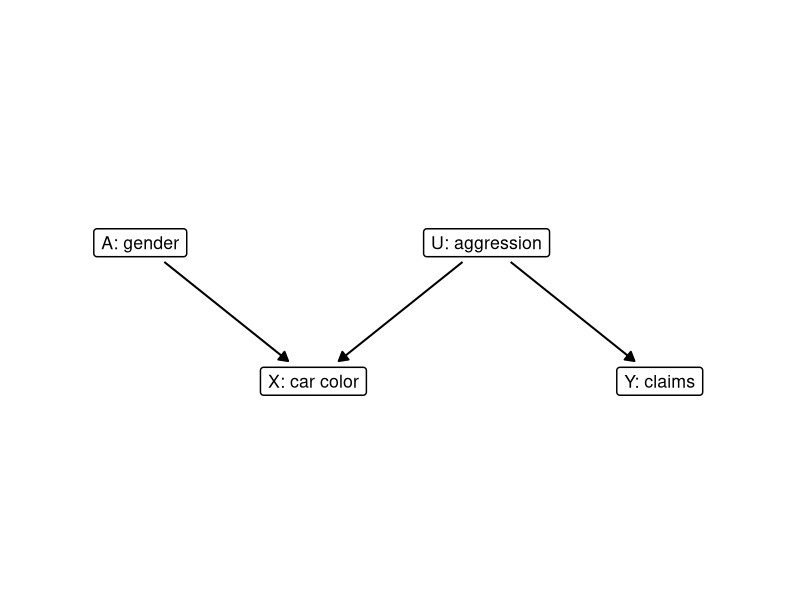
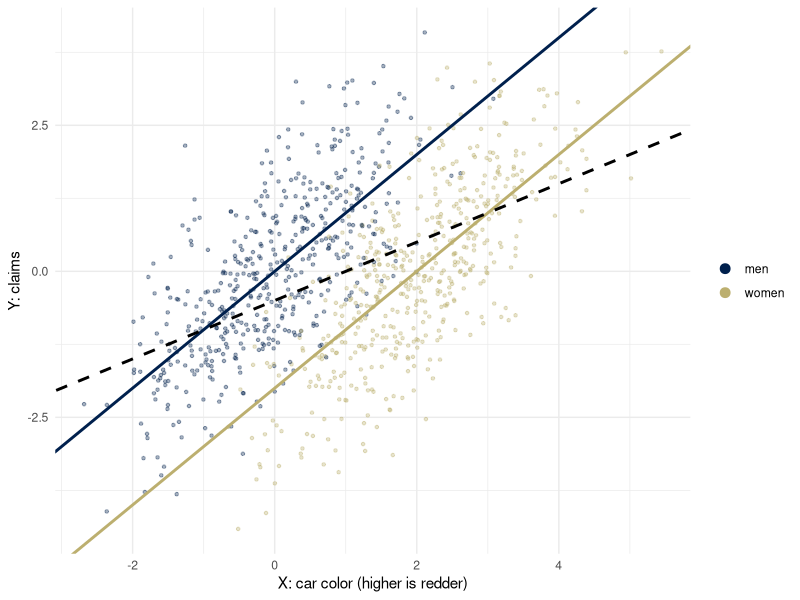
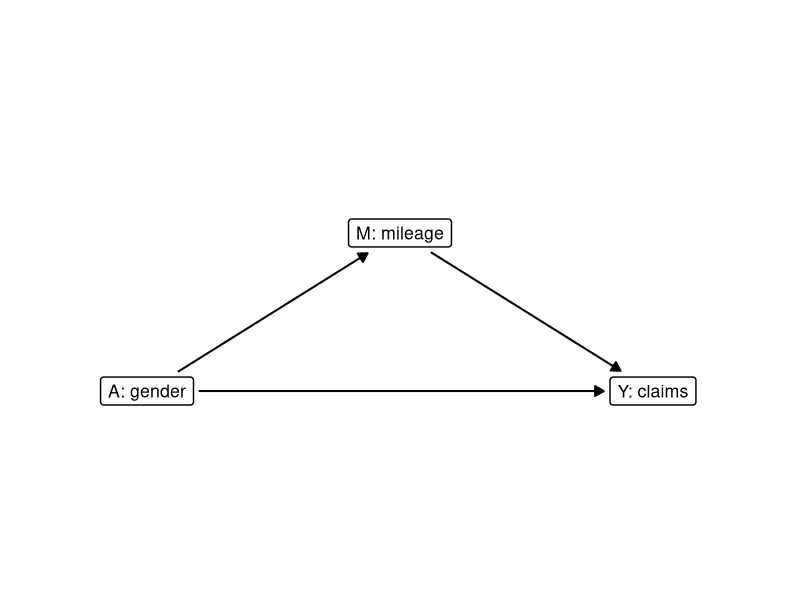
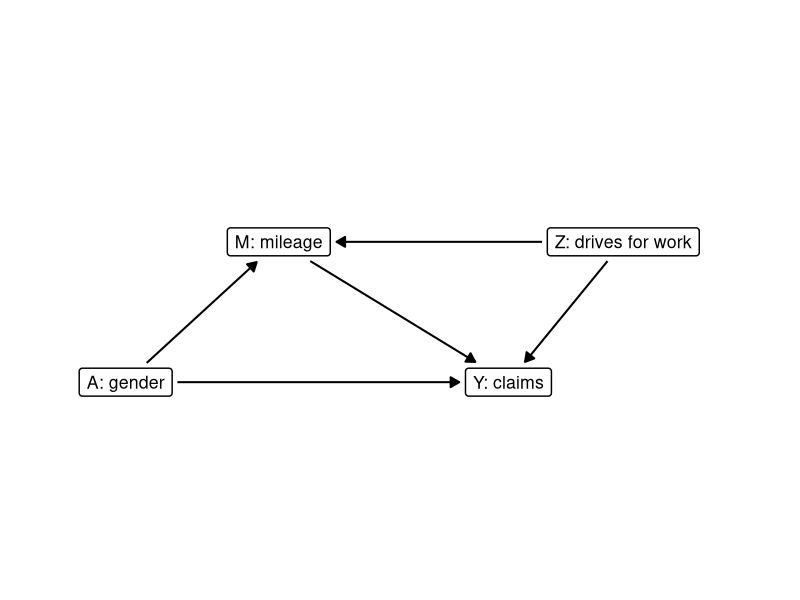
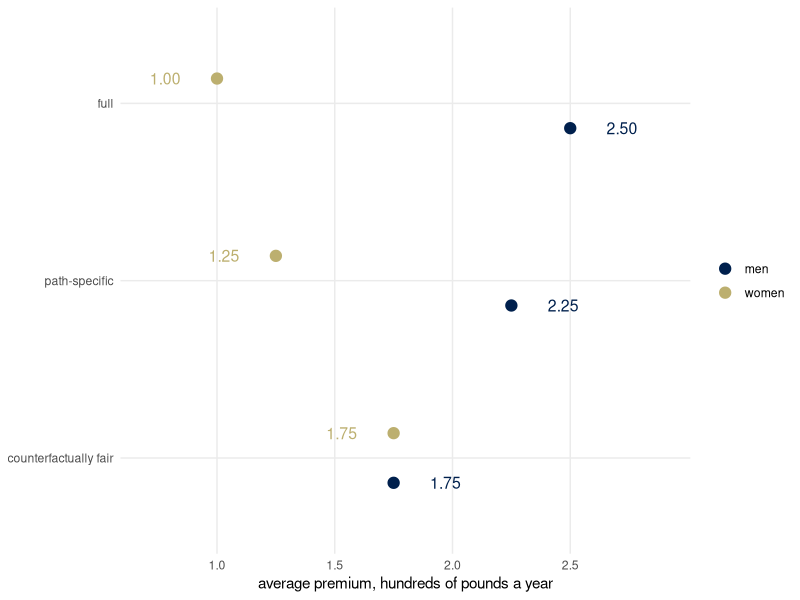
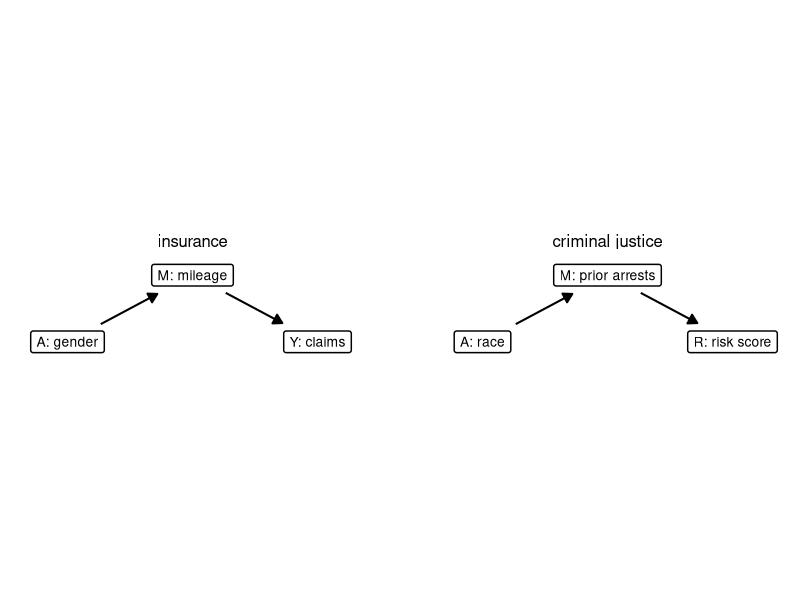

The R script that drew these images, in order:
## ---- chunk 1
library(ggplot2)
library(dplyr)
theme_set(theme_minimal())
set.seed(313)
# cividis: viridisLite::cividis(9)[c(1, 3, 5, 6, 7, 9)]
navy <- "#00204D"; slate <- "#414D6B"; cgray <- "#7C7B78"; khaki <- "#9B9477"; gold <- "#BCAF6F"; yellow <- "#FFEA46"
two <- c(navy, gold)               # the two groups, wherever there are two

# Causal graphs. Nodes are letters in circles, or words in boxes (boxes = TRUE). A node's
# size is fixed on the page, in inches; draw_dag measures the device and stops every arrow
# `gap` inches short of its nodes. From weeks 3 to 5.
draw_dag <- function(nodes, edges, dashed = character(0), highlight = character(0), boxes = FALSE,
                     text_size = 7, xlim = c(-0.5, 2.5), ylim = c(-0.4, 1.4), strip_size = 18,
                     gap = 0.05) {
  if (!"panel" %in% names(nodes)) { nodes$panel <- ""; edges$panel <- "" }
  pad <- unit(0.35, "lines"); border <- 0.5; dot <- 16; stroke <- 0.8; lw <- c(black = 0.7, gold = 1.5)
  p <- ggplot() +
    facet_wrap(~ panel, nrow = 1) +
    coord_fixed(xlim = xlim, ylim = ylim) +
    theme_void() +
    theme(strip.text = element_text(size = strip_size), panel.spacing = unit(1.5, "lines"))
  p <- if (boxes) {
    p + geom_label(data = nodes, aes(x, y, label = name), size = text_size, label.size = border,
                   label.padding = pad)
  } else {
    p + geom_point(data = nodes, aes(x, y), size = dot, shape = 21, fill = "white", stroke = stroke) +
      geom_text(data = nodes, aes(x, y, label = name), size = text_size, parse = TRUE)
  }
  inch <- function(u, f) f(u, "in", valueOnly = TRUE)
  g <- ggplotGrob(p)
  pp <- ggplot_build(p)$layout$panel_params[[1]]
  per_unit <- min((dev.size("in")[1] - sum(inch(g$widths, grid::convertWidth))) /
                    (length(unique(nodes$panel)) * diff(pp$x.range)),
                  (dev.size("in")[2] - sum(inch(g$heights, grid::convertHeight))) / diff(pp$y.range))
  if (boxes) {
    text <- lapply(as.character(nodes$name), grid::textGrob, gp = grid::gpar(fontsize = text_size * .pt))
    nodes$hw <- (sapply(text, \(t) inch(grid::grobWidth(t), grid::convertWidth)) / 2 +
                   inch(pad, grid::convertWidth) + border * .pt / 96 / 2) / per_unit
    nodes$hh <- (sapply(text, \(t) inch(grid::grobHeight(t), grid::convertHeight)) / 2 +
                   inch(pad, grid::convertHeight) + border * .pt / 96 / 2) / per_unit
  } else {
    nodes$hw <- nodes$hh <- (0.375 * (dot * .pt + stroke * .stroke / 2) / 72 +
                               stroke * .stroke / 2 / 96 / 2) / per_unit
  }
  e <- edges |>
    left_join(nodes, by = c("panel", "from" = "name")) |>
    rename(x0 = x, y0 = y, hw0 = hw, hh0 = hh) |>
    left_join(nodes, by = c("panel", "to" = "name")) |>
    mutate(dx = x - x0, dy = y - y0, len = sqrt(dx^2 + dy^2), ux = dx / len, uy = dy / len,
           col = ifelse(paste(from, to) %in% highlight, "#BCAF6F", "black"),
           style = ifelse(paste(from, to) %in% dashed, "dashed", "solid"),
           g0 = gap / per_unit,
           g1 = (gap + ifelse(col == "black", lw[["black"]], lw[["gold"]]) * .pt / 96 / 2) / per_unit,
           s0 = if (boxes) pmin((hw0 + g0) / pmax(abs(ux), 1e-9), (hh0 + g0) / pmax(abs(uy), 1e-9)) else hw0 + g0,
           s1 = if (boxes) pmin((hw + g1) / pmax(abs(ux), 1e-9), (hh + g1) / pmax(abs(uy), 1e-9)) else hw + g1,
           xs = x0 + s0 * ux, ys = y0 + s0 * uy, xe = x - s1 * ux, ye = y - s1 * uy)
  p + geom_segment(data = e, aes(x = xs, y = ys, xend = xe, yend = ye, linetype = style, color = col),
                   arrow = arrow(length = unit(0.25, "cm"), type = "closed"),
                   linewidth = ifelse(e$col == "black", lw[["black"]], lw[["gold"]]), show.legend = FALSE) +
    scale_linetype_identity() + scale_color_identity()
}

# The mileage world (as in the slides). The checks stop the render if a number stated in
# the text does not follow from the parameters.
mu0 <- 10; alpha <- -4; beta <- 0.25; gamma <- -0.5; var_UM <- 4; pA <- 1/2
NDE <- gamma; NIE <- alpha * beta; TE <- NDE + NIE
var_M <- alpha^2 * pA * (1 - pA) + var_UM
slope_refit <- beta + gamma * alpha * pA * (1 - pA) / var_M
R2 <- alpha^2 * pA * (1 - pA) / var_M
stopifnot(abs(NDE + 0.5) < 1e-12, abs(NIE + 1) < 1e-12, abs(TE + 1.5) < 1e-12,
          abs(var_M - 8) < 1e-12, abs(slope_refit - 0.3125) < 1e-12, abs(R2 - 0.5) < 1e-12,
          abs(alpha * slope_refit - (NIE + R2 * NDE)) < 1e-12)
# Two graphs, the same data: Z (drives for work) with P(Z = 1) = 1/4 adds 4 to mileage and 1
# to claims. Coefficients of Z on (A, M) in the joint regression, and the fitted graph without Z.
pZ <- 1/4; var_M_Z <- 4^2 * pZ * (1 - pZ) + alpha^2 * pA * (1 - pA) + var_UM
b_Z <- solve(matrix(c(pA * (1 - pA), alpha * pA * (1 - pA), alpha * pA * (1 - pA), var_M_Z), 2),
             c(0, 4 * pZ * (1 - pZ)))
gamma_hat <- gamma + b_Z[1]; beta_hat <- beta + b_Z[2]
slope_cf_Z <- beta + 4 * pZ * (1 - pZ) / (4^2 * pZ * (1 - pZ) + var_UM)
stopifnot(abs(var_M_Z - 11) < 1e-12, abs(b_Z[1] - 3/7) < 1e-12, abs(b_Z[2] - 3/28) < 1e-12,
          abs(round(gamma_hat, 2) + 0.07) < 1e-12, abs(round(alpha * beta_hat, 2) + 1.43) < 1e-12,
          abs(gamma_hat + alpha * beta_hat - TE) < 1e-12, abs(slope_cf_Z - beta_hat) < 1e-12)
## ---- chunk 2
rc <- data.frame(name = c("A: gender", "X: car color", "U: aggression", "Y: claims"),
                 x = c(0, 1.25, 2.5, 3.75), y = c(1, 0, 1, 0))
draw_dag(rc, data.frame(from = c("A: gender", "U: aggression", "U: aggression"),
                        to = c("X: car color", "X: car color", "Y: claims")),
         boxes = TRUE, text_size = 4.5, xlim = c(-0.75, 4.5), ylim = c(-0.3, 1.3))
## ---- chunk 3
n <- 1000
A <- rbinom(n, 1, 1/2)          # 1 for a woman
U <- rnorm(n)                   # aggression, never observed
X <- 2 * A + U                  # car color
Y <- U + rnorm(n)               # claims
coef(lm(Y ~ X))                 # the price from X alone
coef(lm(Y ~ X + A))             # the price from X and A
## ---- chunk 4
car <- data.frame(X, Y, group = factor(A, levels = c(0, 1), labels = c("men", "women")))
ggplot(car, aes(X, Y, color = group)) +
  geom_point(alpha = 0.35, size = 0.9) +
  geom_abline(intercept = 0, slope = 1, color = navy, linewidth = 1) +
  geom_abline(intercept = -2, slope = 1, color = gold, linewidth = 1) +
  geom_abline(intercept = -1/2, slope = 1/2, color = "black", linetype = "dashed", linewidth = 1) +
  scale_color_manual(values = two, name = NULL) +
  labs(x = "X: car color (higher is redder)", y = "Y: claims") +
  guides(color = guide_legend(override.aes = list(alpha = 1, size = 3)))
## ---- chunk 5
mw <- data.frame(name = c("A: gender", "M: mileage", "Y: claims"), x = c(0, 1.6, 3.2), y = c(0, 1, 0))
draw_dag(mw, data.frame(from = c("A: gender", "M: mileage", "A: gender"), to = c("M: mileage", "Y: claims", "Y: claims")),
         boxes = TRUE, text_size = 4.5, xlim = c(-0.7, 3.9), ylim = c(-0.3, 1.3))
## ---- chunk 6
wk <- data.frame(name = c("A: gender", "M: mileage", "Y: claims", "Z: drives for work"),
                 x = c(0, 1.2, 3.0, 3.9), y = c(0, 1.1, 0, 1.1))
draw_dag(wk, data.frame(from = c("A: gender", "M: mileage", "A: gender", "Z: drives for work", "Z: drives for work"),
                        to = c("M: mileage", "Y: claims", "Y: claims", "M: mileage", "Y: claims")),
         boxes = TRUE, text_size = 4.5, xlim = c(-0.7, 5.0), ylim = c(-0.3, 1.4))
## ---- chunk 7
prem <- data.frame(
  predictor = rep(c("full", "path-specific", "counterfactually fair"), each = 2),
  group = rep(c("men", "women"), 3),
  mean = c(beta * mu0, gamma + beta * (mu0 + alpha), beta * mu0, beta * (mu0 + alpha), beta * mu0, beta * mu0))
avg_claim <- pA * (gamma + beta * (mu0 + alpha)) + (1 - pA) * beta * mu0
prem <- prem |> group_by(predictor) |> mutate(level = mean - mean(mean) + avg_claim) |> ungroup()
stopifnot(abs(avg_claim - 1.75) < 1e-12, isTRUE(all.equal(prem$level, c(2.5, 1.0, 2.25, 1.25, 1.75, 1.75))))
lev <- c("counterfactually fair", "path-specific", "full")
prem |>
  mutate(row = match(predictor, lev), y = row + ifelse(group == "women", 0.14, -0.14)) |>
  ggplot(aes(level, y, color = group)) +
  geom_point(size = 3.5) +
  geom_text(aes(x = level + ifelse(group == "women", -0.22, 0.22), label = sprintf("%.2f", level)),
            size = 4, show.legend = FALSE) +
  scale_color_manual(values = two, name = NULL) +
  scale_x_continuous(limits = c(0.7, 2.9), breaks = c(1, 1.5, 2, 2.5)) +
  scale_y_continuous(breaks = 1:3, labels = lev, limits = c(0.6, 3.4)) +
  labs(x = "average premium, hundreds of pounds a year", y = NULL) +
  theme(panel.grid.minor = element_blank())
## ---- chunk 8
lv <- c("insurance", "criminal justice")
two_m <- data.frame(name = c("A: gender", "M: mileage", "Y: claims", "A: race", "M: prior arrests", "R: risk score"),
                    x = c(0, 1.5, 3, 0, 1.5, 3), y = c(0, 0.8, 0, 0, 0.8, 0),
                    panel = factor(rep(lv, each = 3), levels = lv))
draw_dag(two_m, data.frame(from = c("A: gender", "M: mileage", "A: race", "M: prior arrests"),
                           to = c("M: mileage", "Y: claims", "M: prior arrests", "R: risk score"),
                           panel = factor(rep(lv, each = 2), levels = lv)),
         boxes = TRUE, text_size = 3.5, xlim = c(-0.6, 3.6), ylim = c(-0.25, 1.05), strip_size = 12)
